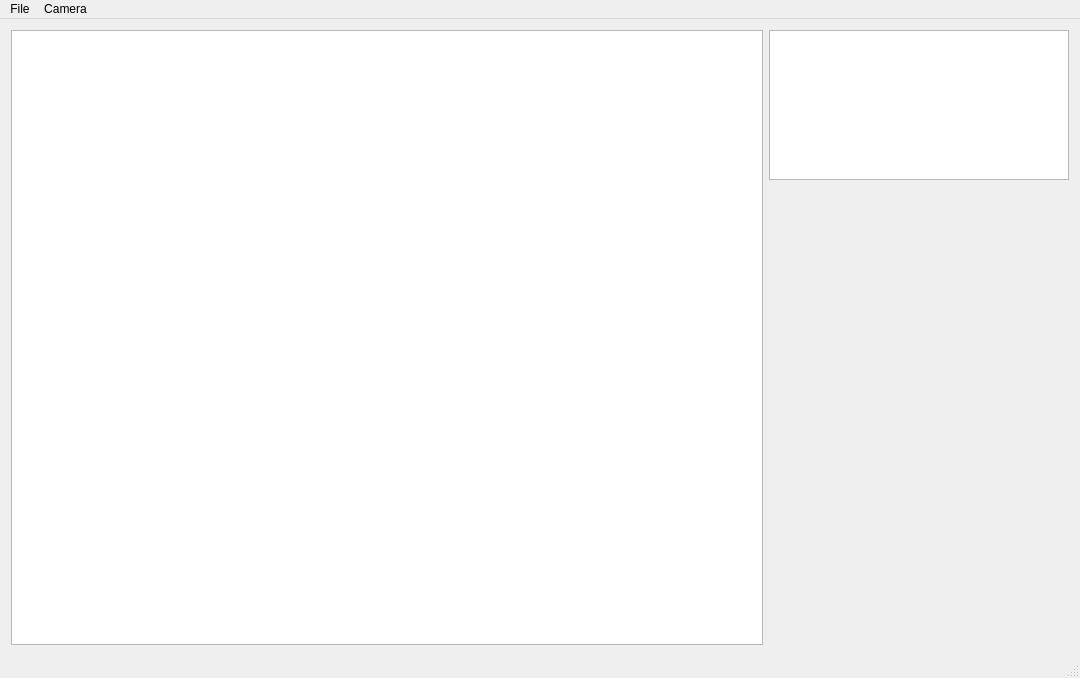
<?xml version="1.0" encoding="UTF-8"?>
<ui version="4.0">
 <class>MicKamMainWindow</class>
 <widget class="QMainWindow" name="MicKamMainWindow">
  <property name="geometry">
   <rect>
    <x>0</x>
    <y>0</y>
    <width>1080</width>
    <height>678</height>
   </rect>
  </property>
  <property name="sizePolicy">
   <sizepolicy hsizetype="Fixed" vsizetype="Fixed">
    <horstretch>0</horstretch>
    <verstretch>0</verstretch>
   </sizepolicy>
  </property>
  <property name="minimumSize">
   <size>
    <width>741</width>
    <height>438</height>
   </size>
  </property>
  <property name="maximumSize">
   <size>
    <width>1168</width>
    <height>780</height>
   </size>
  </property>
  <property name="windowTitle">
   <string>MicKam 0.0</string>
  </property>
  <widget class="QWidget" name="centralWidget">
   <layout class="QGridLayout" name="gridLayout">
    <item row="0" column="1">
     <widget class="QWidget" name="widget" native="true">
      <property name="minimumSize">
       <size>
        <width>300</width>
        <height>0</height>
       </size>
      </property>
      <property name="maximumSize">
       <size>
        <width>300</width>
        <height>16777215</height>
       </size>
      </property>
      <layout class="QVBoxLayout" name="verticalLayout">
       <property name="margin">
        <number>0</number>
       </property>
       <item>
        <widget class="QPlainTextEdit" name="MicKamMessage">
         <property name="maximumSize">
          <size>
           <width>16777215</width>
           <height>150</height>
          </size>
         </property>
         <property name="font">
          <font>
           <pointsize>9</pointsize>
          </font>
         </property>
         <property name="tabChangesFocus">
          <bool>false</bool>
         </property>
         <property name="documentTitle">
          <string notr="true"/>
         </property>
         <property name="undoRedoEnabled">
          <bool>true</bool>
         </property>
         <property name="readOnly">
          <bool>true</bool>
         </property>
         <property name="plainText">
          <string notr="true"/>
         </property>
         <property name="overwriteMode">
          <bool>true</bool>
         </property>
         <property name="maximumBlockCount">
          <number>0</number>
         </property>
        </widget>
       </item>
       <item>
        <spacer name="verticalSpacer">
         <property name="orientation">
          <enum>Qt::Vertical</enum>
         </property>
         <property name="sizeHint" stdset="0">
          <size>
           <width>20</width>
           <height>40</height>
          </size>
         </property>
        </spacer>
       </item>
      </layout>
     </widget>
    </item>
    <item row="0" column="0">
     <widget class="QWidget" name="widget_view" native="true">
      <property name="sizePolicy">
       <sizepolicy hsizetype="Expanding" vsizetype="Expanding">
        <horstretch>0</horstretch>
        <verstretch>0</verstretch>
       </sizepolicy>
      </property>
      <layout class="QGridLayout" name="gridLayout_2">
       <property name="margin">
        <number>0</number>
       </property>
       <item row="0" column="0">
        <widget class="QGraphicsView" name="MicKamView">
         <property name="enabled">
          <bool>true</bool>
         </property>
         <property name="interactive">
          <bool>false</bool>
         </property>
         <property name="dragMode">
          <enum>QGraphicsView::ScrollHandDrag</enum>
         </property>
        </widget>
       </item>
      </layout>
     </widget>
    </item>
   </layout>
  </widget>
  <widget class="QMenuBar" name="menuBar">
   <property name="geometry">
    <rect>
     <x>0</x>
     <y>0</y>
     <width>1080</width>
     <height>25</height>
    </rect>
   </property>
   <widget class="QMenu" name="menuOpen_image_file">
    <property name="title">
     <string>File</string>
    </property>
    <addaction name="actionOpen_image_file"/>
    <addaction name="actionSave_Picture_as"/>
   </widget>
   <widget class="QMenu" name="menuCamera">
    <property name="title">
     <string>Camera</string>
    </property>
    <addaction name="actionPreview_Mode"/>
   </widget>
   <addaction name="menuOpen_image_file"/>
   <addaction name="menuCamera"/>
  </widget>
  <widget class="QStatusBar" name="statusBar"/>
  <action name="actionSave_Picture_as">
   <property name="text">
    <string>Save Picture as..</string>
   </property>
  </action>
  <action name="actionOpen_image_file">
   <property name="text">
    <string>Open image file</string>
   </property>
  </action>
  <action name="actionPreview_Mode">
   <property name="checkable">
    <bool>true</bool>
   </property>
   <property name="checked">
    <bool>true</bool>
   </property>
   <property name="text">
    <string>Preview Mode</string>
   </property>
  </action>
 </widget>
 <layoutdefault spacing="6" margin="11"/>
 <resources/>
 <connections/>
</ui>
